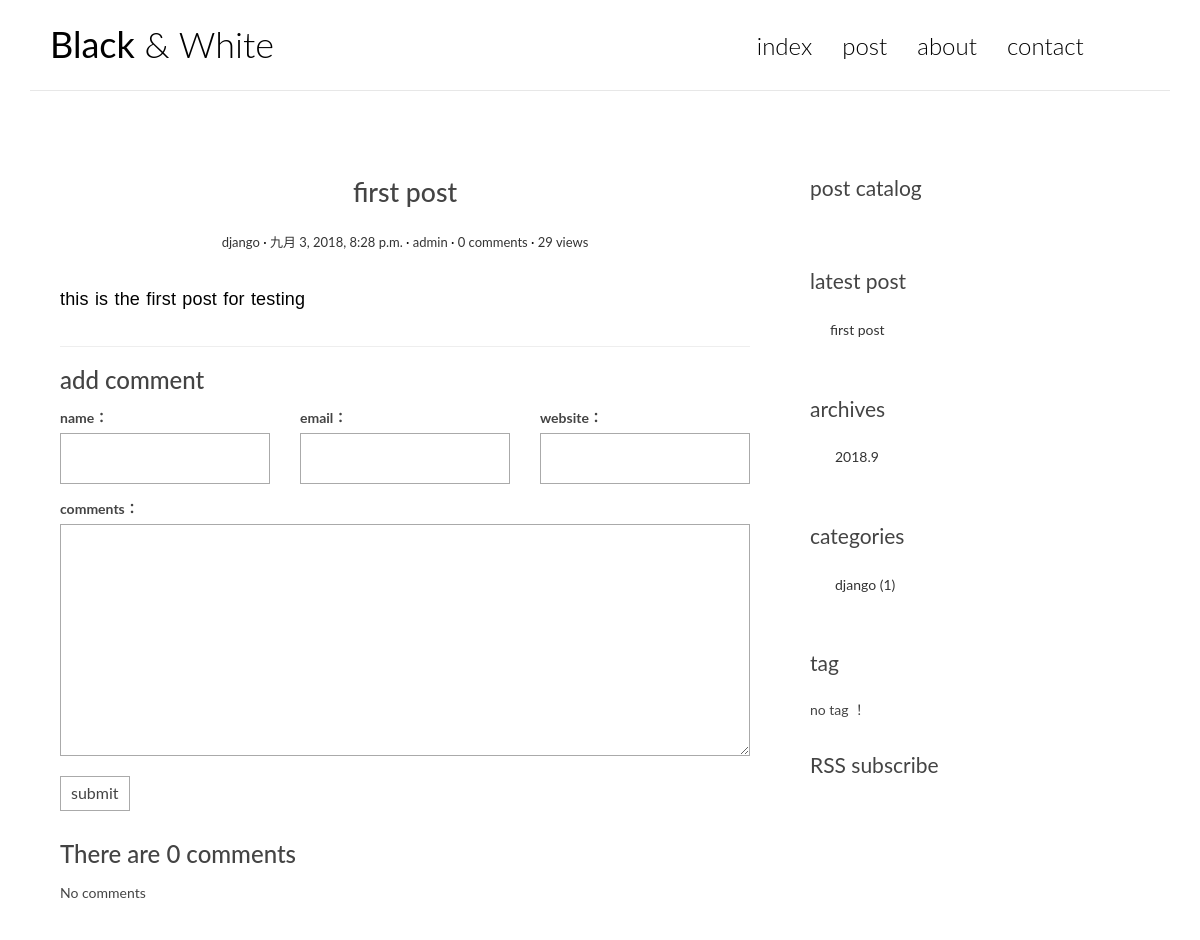
The app's page /post/1/ with its own data.
### blog/models.py (models this page shows, shortened)
@python_2_unicode_compatible
class Post(models.Model):
    title = models.CharField(max_length=70)
    body = models.TextField()
    created_time = models.DateTimeField()
    modified_time = models.DateTimeField()
    excerpt = models.CharField(max_length=200, blank=True)
    views = models.PositiveIntegerField(default=0)
    category = models.ForeignKey(Category, on_delete=models.CASCADE)
    tags = models.ManyToManyField(Tag, blank=True)
    author = models.ForeignKey(User, on_delete=models.CASCADE)
    views = models.PositiveIntegerField(default=0)
    body = models.TextField()
    excerpt = models.CharField(max_length=200, blank=True)
    def get_absolute_url(self):
        return reverse('blog:detail', kwargs={'pk': self.pk})
    def increase_views(self):
        self.views += 1
        self.save(update_fields=['views'])
    def save(self, *args, **kwargs):
        if not self.excerpt:
            md = markdown.Markdown(extensions=[
                'markdown.extensions.extra',
                'markdown.extensions.codehilite'
            ])
            self.excerpt = strip_tags(md.convert(self.body))[:54]
        super(Post, self).save(*args, **kwargs)
    class Meta:
        ordering = ['-created_time']

@python_2_unicode_compatible
class Category(models.Model):
    name = models.CharField(max_length=100)

### blog/views.py (the view)
# urls.py: url(r'^post/(?P<pk>[0-9]+)/$', views.PostDetailView.as_view(), name='detail'),
class PostDetailView(DetailView):
    model = Post
    template_name = 'blog/detail.html'
    context_object_name = 'post'
    def get(self, request, *args, **kwargs):
        response = super(PostDetailView, self).get(request, *args, **kwargs)
        self.object.increase_views()
        return response
    def get_object(self, queryset=None):
        post = super(PostDetailView, self).get_object(queryset=None)
        md = markdown.Markdown(extensions=[
            'markdown.extensions.extra',
            'markdown.extensions.codehilite',
            TocExtension(slugify=slugify),
            ])
        post.body = md.convert(post.body)
        post.toc = md.toc
        return post
    def get_context_data(self, **kwargs):
        context = super(PostDetailView, self).get_context_data(**kwargs)
        form = CommentForm()
        comment_list = self.object.comment_set.all()
        context.update({
            'form': form,
            'comment_list': comment_list
        })
        return context

### comments/form.py
class CommentForm(forms.ModelForm):
    class Meta:
        model = Comment
        fields = ['name', 'email', 'url', 'text']

### blog/templatetags/blog_tags.py (called while the page is built)
@register.simple_tag
def get_recent_posts(num=5):
    return Post.objects.all().order_by('-created_time')[:num]

@register.simple_tag
def archives():
    return Post.objects.dates('created_time', 'month', order= 'DESC')

@register.simple_tag
def get_categories():
    return Category.objects.annotate(num_posts = Count('post')).filter(num_posts__gt=0)

@register.simple_tag
def get_tags():
    return Tag.objects.annotate(num_posts=Count('post')).filter(num_posts__gt=0)

### templates/blog/detail.html (shortened to what this page needs)
{% extends 'base.html' %}
{% block main %}
    <article class="post post-{{ post.pk }}">
        <header class="entry-header">
            <h1 class="entry-title">{{ post.title }}</h1>
            <div class="entry-meta">
                <span class="post-category"><a href="#">{{ post.category.name }}</a></span>
                <span class="post-date"><a href="#"><time class="entry-date"
                                                          datetime="{{ post.created_time }}">{{ post.created_time }}</time></a></span>
                <span class="post-author"><a href="#">{{ post.author }}</a></span>
                <span class="comments-link"><a href="#">{{ post.comment_set.count }} comments</a></span>
                <span class="views-count"><a href="#">{{ post.views }} views</a></span>
            </div>
        </header>
        <div class="entry-content clearfix">
            {{ post.body|safe }}
        </div>
    </article>
    <section class="comment-area" id="comment-area">
        <hr>
        <h3>add comment</h3>
        <form action="{% url 'comments:post_comment' post.pk %}" method="post" class="comment-form">
            <div class="row">
                <div class="col-md-4">
                    <label for="{{ form.name.id_for_label }}">name：</label>
                    {{ form.name }}
                </div>
                <div class="col-md-4">
                    <label for="{{form.email.id_for_label }}">email：</label>
                    {{ form.email }}
                </div>
                <div class="col-md-4">
                    <label for="{{ form.url.id_for_label }}">website：</label>
                    {{ form.url}}
                </div>
                <div class="col-md-12">
                    <label for="{{ form.text.id_for_label }}">comments：</label>
                    {{ form.text }}
                    <button type="submit" class="comment-btn">submit</button>
                </div>
            </div>
        </form>
        <div class="comment-list-panel">
            <h3>There are <span>{{ post.comment_set.count }}</span> comments</h3>
            <ul class="comment-list list-unstyled">
                {% for comment in comment_list%}
                <li class="comment-item">
                    <span class="nickname">{{ comment.name }}</span>
                    <time class="submit-date">{{ comment.created_time }}</time>
                    <div class="text">
                        {{ comment.text }}
                    </div>
                </li>
                {% empty %}
                No comments
                {% endfor %}
            </ul>
        </div>
    </section>
{% endblock main %}
{% block toc %}
    <div class="widget widget-content">
        <h3 class="widget-title">post catalog</h3>
    </div>
{% endblock toc %}

### templates/base.html (shortened to what this page needs)
{% load staticfiles %}
{% load blog_tags %}
<!DOCTYPE html>
<html>
<head>
    <link rel="stylesheet" href="http://code.ionicframework.com/ionicons/2.0.1/css/ionicons.min.css">
    <link rel="stylesheet" href="{% static 'blog/css/bootstrap.min.css' %}">
    <link rel="stylesheet" href="{% static 'blog/css/pace.css' %}">
    <link rel="stylesheet" href="{% static 'blog/css/custom.css' %}">
    <link rel="stylesheet" href="{% static 'blog/css/highlights/github.css' %}">
</head>
<body>
<div class="container">
    <header id="site-header">
        <div class="row">
            <div class="col-md-4 col-sm-5 col-xs-8">
                <div class="logo">
                    <h1><a href="{% url 'blog:index' %}"><b>Black</b> &amp; White</a></h1>                </div>
                </div>
            <div class="col-md-8 col-sm-7 col-xs-4">
                <nav class="main-nav" role="navigation">
                    <div class="collapse navbar-collapse" id="bs-example-navbar-collapse-1">
                        <ul class="nav navbar-nav navbar-right">
                            <li class="cl-effect-11"><a href="{% url 'blog:index' %}" data-hover="index">index</a></li>
                            <li class="cl-effect-11"><a href="{% url 'blog:index' %}" data-hover="post">post</a></li>
                            <li class="cl-effect-11"><a href="about.html" data-hover="about">about</a></li>
                            <li class="cl-effect-11"><a href="contact.html" data-hover="contact">contact</a></li>
                        </ul>
                    </div>
                </nav>
            </div>
        </div>
    </header>
</div>
<div class="content-body">
    <div class="container">
        <div class="row">
            <main class="col-md-8">
                {% block main %}
                {% endblock main %}
            </main>
            <aside class="col-md-4">
                {% block toc %}
                {% endblock toc %}
                <div class="widget widget-recent-posts">
                    <h3 class="widget-title">latest post</h3>
                    {% get_recent_posts as recent_post_list %}
                    <ul>
                        {% for post in recent_post_list %}
                        <li>
                            <a href="{{ post.get_absolute_url }}">{{ post.title }}</a>
                        </li>
                        {% empty %}
                        no post
                        {% endfor %}
                    </ul>
                </div>
                <div class="widget widget-archives">
                    <h3 class="widget-title">archives</h3>
                    {% archives as date_list %}
                    <ul>
                        {% for date in date_list %}
                        <li>
                            <a href="{% url 'blog:archives' date.year date.month %}">{{ date.year }}.{{ date.month }}</a>
                        </li>
                        {% empty %}
                        no achieve ！
                        {% endfor %}
                    </ul>
                </div>
                <div class="widget widget-category">
                    <h3 class="widget-title">categories</h3>
                    {% get_categories as category_list %}
                    <ul>
                        {% for category in category_list %}
                        <li>
                            <a href="{% url 'blog:category' category.pk %}">{{ category.name }}
                              <span class="post-count">({{ category.num_posts }})</span>
                            </a>
                        </li>
                        {% empty %}
                        no category ！
                        {% endfor %}
                    </ul>
                </div>
                <div class="widget widget-tag-cloud">
                    <h3 class="widget-title">tag</h3>
                    {% get_tags as tag_list %}
                    <ul>
                        {% for tag in tag_list %}
                            <li>
                                <a href="{% url 'blog:tag' tag.pk %}">{{ tag.name }}</a>
                            </li>
                        {% empty %}
                            no tag ！
                        {% endfor %}
                    </ul>
                </div>
                <div class="rss">
                    <a href="{% url 'rss' %}"> RSS subscribe</a>
                </div>
            </aside>
        </div>
    </div>
</div>
</body>
</html>

### blog/static/blog/css/custom.css (style rules this page uses)
* { outline: none; }
h1, h2, h3, h4, h5, h6 { margin-top: 0; }
b { font-weight: 400; }
a { color: #333; }
body { color: #444; font-family: 'Lato', sans-serif; }
p { font-family: 'Ubuntu', sans-serif; font-weight: 400; word-spacing: 1px; letter-spacing: 0.01em; }
#site-header { background-color: #FFF; padding: 25px 20px; margin-bottom: 40px; border-bottom: 1px solid #e7e7e7; }
.logo h1 a { color: #000; }
.logo h1 { margin: 0; font-family: 'Lato', sans-serif; font-weight: 300; }
.main-nav { margin-top: 11px; max-width: 95%; }
.main-nav a { color: #000000 !important; padding: 0 0 5px 0 !important; margin-right: 30px; font-family: 'Lato', sans-serif; font-weight: 300; font-size: 24px; }
.cl-effect-11 a { padding: 10px 0; color: #0972b4; text-shadow: none; }
.cl-effect-11 a::before { position: absolute; top: 0; left: 0; overflow: hidden; padding: 0 0 5px 0 !important; max-width: 0; border-bottom: 1px solid #000; color: #000; content: attr(data-hover); white-space: nowrap; -webkit-transition: max-width 0.5s; -moz-transition: max-width 0.5s; transition: max-width 0.5s; }
.content-body { padding-bottom: 4em; }
.post { background: #fff; padding: 30px 30px 0; }
.entry-title { text-align: center; font-size: 1.9em; margin-bottom: 20px; line-height: 1.6; padding: 10px 20px 0; }
.entry-meta { text-align: center; color: #DDDDDD; font-size: 13px; margin-bottom: 30px; }
.entry-content { font-size: 18px; line-height: 1.9; font-weight: 300; color: #000; }
.post-category::after, .post-date::after, .post-author::after, .comments-link::after { content: ' ·'; color: #000; }
.widget { background: #fff; padding: 30px 0 0; }
.widget-title { font-size: 1.5em; margin-bottom: 20px; line-height: 1.6; padding: 10px 0 0; font-weight: 400; }
.widget-recent-posts ul { padding: 0; margin: 0; padding-left: 20px; }
.widget-recent-posts ul li { list-style-type: none; position: relative; line-height: 170%; margin-bottom: 10px; }
.widget-recent-posts ul li::before { content: '\f3d3'; font-family: "Ionicons"; position: absolute; left: -17px; top: 3px; font-size: 16px; color: #000; }
.widget-archives ul { padding: 0; margin: 0; padding-left: 25px; }
.widget-archives ul li { list-style-type: none; position: relative; line-height: 170%; margin-bottom: 10px; }
.widget-archives ul li::before { content: '\f3f3'; font-family: "Ionicons"; position: absolute; left: -25px; top: 1px; font-size: 16px; color: #000; }
.widget-category ul { padding: 0; margin: 0; padding-left: 25px; }
.widget-category ul li { list-style-type: none; position: relative; line-height: 170%; margin-bottom: 10px; }
.widget-category ul li::before { content: '\f3fe'; font-family: "Ionicons"; position: absolute; left: -25px; top: 1px; font-size: 18px; color: #000; }
.widget-tag-cloud ul { padding: 0; margin: 0; margin-right: -10px; }
.rss { font-size: 21px; margin-top: 30px; }
.rss a { color: #444; }
.contact-form input, .comment-form input { border: 1px solid #aaa; margin-bottom: 15px; width: 100%; padding: 15px 15px; font-size: 16px; line-height: 100%; transition: 0.4s border-color linear; }
.contact-form textarea, .comment-form textarea { border: 1px solid #aaa; margin-bottom: 15px; width: 100%; padding: 15px 15px; font-size: 16px; line-height: 20px !important; min-height: 183px; transition: 0.4s border-color linear; }
.comment-area { padding: 0 30px 0; }
.comment-form { margin-top: 15px; }
.comment-form .comment-btn { background-color: #fff; border: 1px solid #aaa; font-size: 16px; padding: 5px 10px; }
.comment-list-panel { margin-top: 30px; }
.comment-list { margin-top: 15px; }

### records on screen
Post: title "first post", category.name "django", created_time "九月 3, 2018, 8:28 p.m.", author "admin", comment_set.count "0", views "29", body "this is the first post for testing"
Category: name "django", num_posts "1"

### other values on screen
{{ date.year }} "2018"
{{ date.month }} "9"
